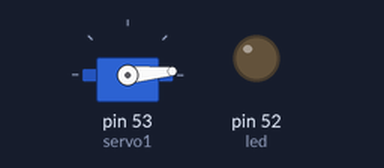
Bench run of a sketch on a simulated Arduino Mega 2560, built with avr-gcc and run on an emulated ATmega2560. On the bench: servo, output pins drawn as LEDs (lit = HIGH).

Above: at 0.05 s.
At 3.45 s:
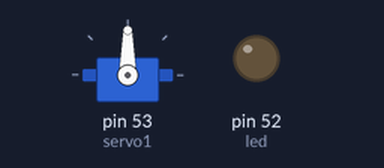
At 6.9 s:
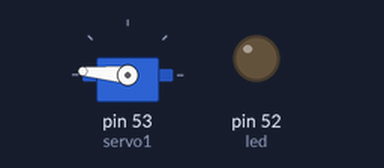
At 13.8 s:
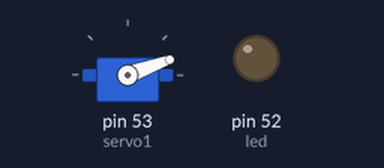
Timing chart, 0 to 19.2 s (numbered marks = the images above):
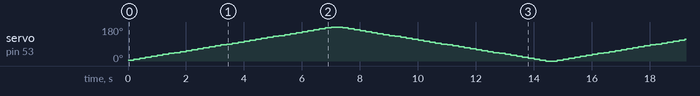

The sketch:

PRUEBA_SERVOMOTOR_TANQUE.ino
```cpp
#include <Servo.h>
int led= 52;
Servo servo1;
int c=0;

void setup() {
pinMode (led,OUTPUT);
Serial.begin (9600);
servo1.attach (53,500,1800);
}

void loop() {

 for(c=0;c<=180;c+5){
  c=c+5;
  servo1.write(c);
  delay(200);
 }
 for(c=180;c>=0;c-5){
  c=c-5;
  servo1.write(c);
  delay(200);
 }
}
```
